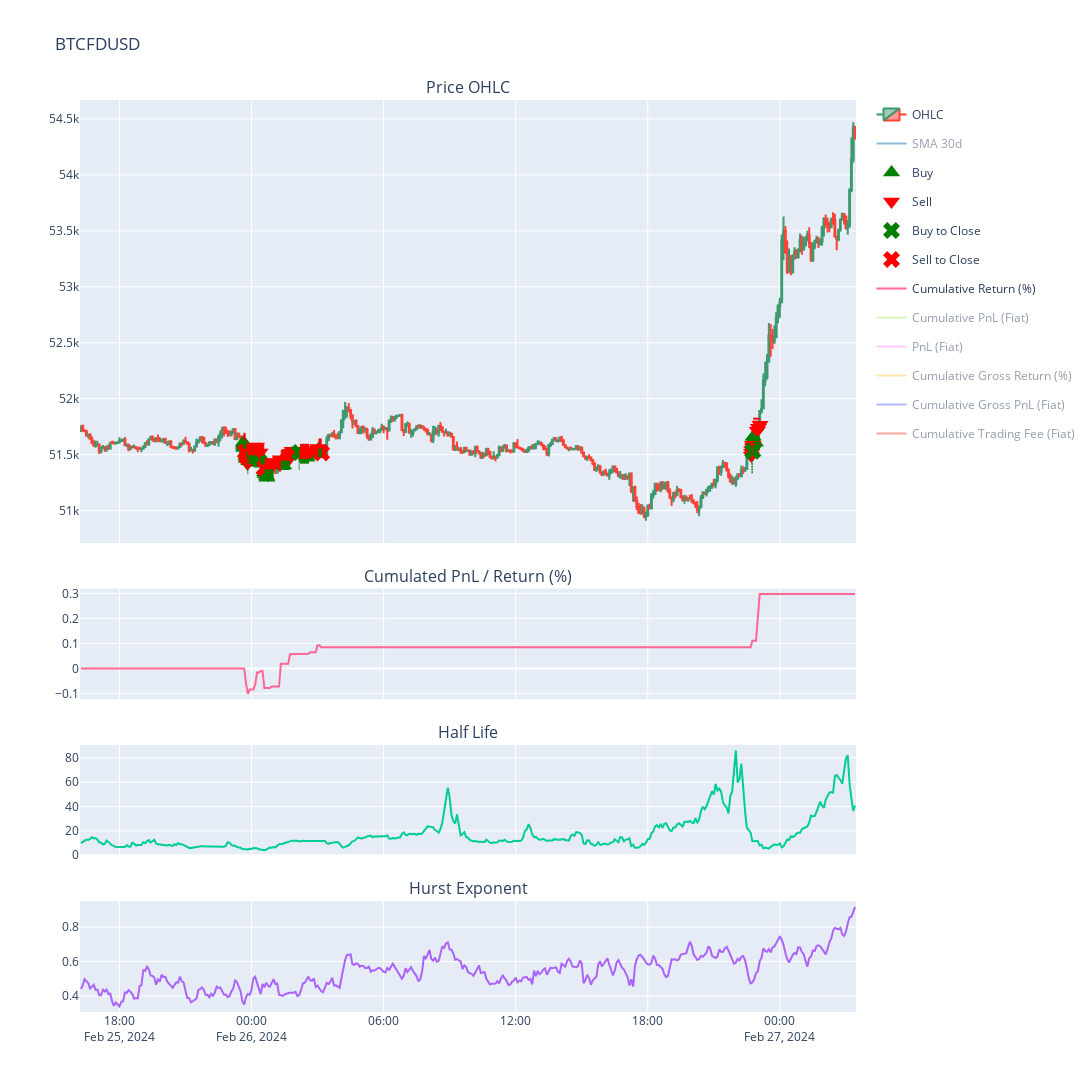

The code cell stored with this chart in its notebook:
### Markdown cell above
# Execute Strategy

Strategy ID - all orders are marked by strategy id

Therefore, all orders / pnl logic are based on same set of orders which isolates from other strategy or previous strategy

If we want to continue previous strategy (either manual exit or error exit), we need to put the same strategy id. so the pnl could be accumlated from last time.

<b>Notes: execute.py runs the actual strategy, below code is just to keep track the strategy status and performance</b>

### Strategy logging:

-   903492 - traded on BTCUSDT for 1.5days. gross pnl is good, but realized that there is 0.1% transaction cost which overwhelme all the PNL

-   v1 - traded on BTCFDUSD - no transaction cost. 
    -   Corrected the definition of price volatility from close.diff.std to close.std and change the vol_grid_scale from 0.4 to 0.2.
    -   Discover that the PnL seems to increase with smaller grid spacing

### Code cell
strategy = GridArithmeticStrategy(
    instrument = 'BTCFDUSD',        
    interval = '5m',
    grid_size = 5,
    vol_lookback = 30,
    vol_grid_scale = 0.4,
    vol_stoploss_scale = 7,
    position_size = 100,
    hurst_exp_threshold = 0.5
)

strategy.set_price_decimal(2)
strategy.set_qty_decimal(5)
strategy.set_data_loder(DataLoaderBinance())
strategy.set_executor(ExecutorBinance())
strategy.set_strategy_id('v1')
strategy.load_data('2024-02-25')
strategy.summary(True)
